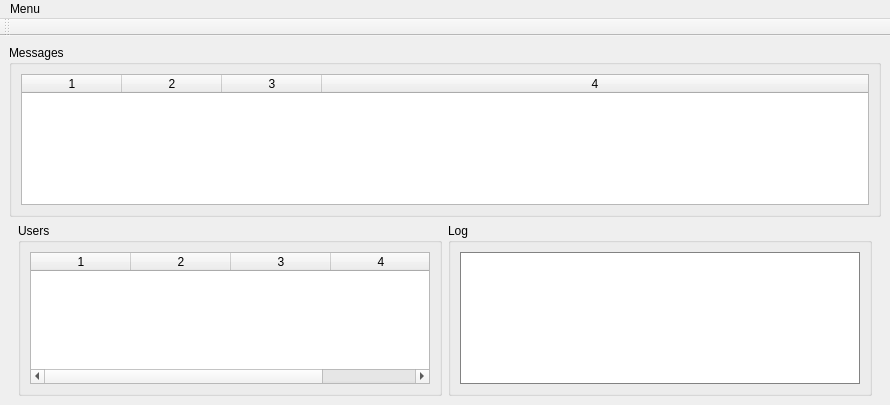
<?xml version="1.0" encoding="UTF-8"?>
<ui version="4.0">
 <class>MainWindow</class>
 <widget class="QMainWindow" name="MainWindow">
  <property name="geometry">
   <rect>
    <x>0</x>
    <y>0</y>
    <width>890</width>
    <height>405</height>
   </rect>
  </property>
  <property name="font">
   <font>
    <pointsize>9</pointsize>
   </font>
  </property>
  <property name="windowTitle">
   <string>Chat - Server</string>
  </property>
  <property name="windowIcon">
   <iconset resource="resicons.qrc">
    <normaloff>:/icons/ser.svg</normaloff>:/icons/ser.svg</iconset>
  </property>
  <widget class="QWidget" name="centralwidget">
   <layout class="QVBoxLayout" name="verticalLayout">
    <item>
     <widget class="QGroupBox" name="groupBox_2">
      <property name="title">
       <string>Messages</string>
      </property>
      <layout class="QGridLayout" name="gridLayout_3">
       <item row="0" column="0">
        <widget class="QTableWidget" name="tableMessages">
         <property name="columnCount">
          <number>4</number>
         </property>
         <attribute name="horizontalHeaderStretchLastSection">
          <bool>true</bool>
         </attribute>
         <column/>
         <column/>
         <column/>
         <column/>
        </widget>
       </item>
      </layout>
     </widget>
    </item>
    <item>
     <widget class="QWidget" name="widget" native="true">
      <layout class="QHBoxLayout" name="horizontalLayout_2">
       <property name="topMargin">
        <number>0</number>
       </property>
       <property name="bottomMargin">
        <number>0</number>
       </property>
       <item>
        <widget class="QGroupBox" name="groupBox">
         <property name="layoutDirection">
          <enum>Qt::LeftToRight</enum>
         </property>
         <property name="title">
          <string>Users</string>
         </property>
         <layout class="QGridLayout" name="gridLayout">
          <item row="0" column="0">
           <widget class="QTableWidget" name="tableUsers">
            <property name="columnCount">
             <number>4</number>
            </property>
            <attribute name="horizontalHeaderMinimumSectionSize">
             <number>28</number>
            </attribute>
            <attribute name="horizontalHeaderStretchLastSection">
             <bool>true</bool>
            </attribute>
            <attribute name="verticalHeaderDefaultSectionSize">
             <number>30</number>
            </attribute>
            <column/>
            <column/>
            <column/>
            <column/>
           </widget>
          </item>
         </layout>
        </widget>
       </item>
       <item>
        <widget class="QGroupBox" name="groupBox_3">
         <property name="title">
          <string>Log</string>
         </property>
         <layout class="QGridLayout" name="gridLayout_2">
          <item row="0" column="0">
           <widget class="QTextBrowser" name="textLog">
            <property name="styleSheet">
             <string notr="true">border: 1px solid rgb(130, 130, 130);</string>
            </property>
           </widget>
          </item>
         </layout>
        </widget>
       </item>
      </layout>
     </widget>
    </item>
   </layout>
   <widget class="QWidget" name="layoutWidget">
    <property name="geometry">
     <rect>
      <x>0</x>
      <y>0</y>
      <width>2</width>
      <height>2</height>
     </rect>
    </property>
    <layout class="QGridLayout" name="gridLayout"/>
   </widget>
   <widget class="QWidget" name="layoutWidget">
    <property name="geometry">
     <rect>
      <x>0</x>
      <y>0</y>
      <width>2</width>
      <height>2</height>
     </rect>
    </property>
    <layout class="QFormLayout" name="formLayout"/>
   </widget>
  </widget>
  <widget class="QMenuBar" name="menubar">
   <property name="geometry">
    <rect>
     <x>0</x>
     <y>0</y>
     <width>890</width>
     <height>21</height>
    </rect>
   </property>
   <widget class="QMenu" name="menuFile">
    <property name="title">
     <string>Menu</string>
    </property>
    <addaction name="actionExit"/>
   </widget>
   <addaction name="menuFile"/>
  </widget>
  <widget class="QToolBar" name="toolBar">
   <property name="windowTitle">
    <string>toolBar</string>
   </property>
   <attribute name="toolBarArea">
    <enum>TopToolBarArea</enum>
   </attribute>
   <attribute name="toolBarBreak">
    <bool>false</bool>
   </attribute>
  </widget>
  <action name="actionExit">
   <property name="text">
    <string>Exit</string>
   </property>
  </action>
  <action name="actionStartToolBar">
   <property name="icon">
    <iconset resource="resicons.qrc">
     <normaloff>:/icons/play.svg</normaloff>:/icons/play.svg</iconset>
   </property>
   <property name="text">
    <string>Start</string>
   </property>
   <property name="toolTip">
    <string>Start server</string>
   </property>
  </action>
  <action name="actionStopToolBar">
   <property name="icon">
    <iconset resource="resicons.qrc">
     <normaloff>:/icons/stop.svg</normaloff>:/icons/stop.svg</iconset>
   </property>
   <property name="text">
    <string>Stop</string>
   </property>
   <property name="toolTip">
    <string>Stop server</string>
   </property>
  </action>
 </widget>
 <resources>
  <include location="resicons.qrc"/>
 </resources>
 <connections/>
</ui>
